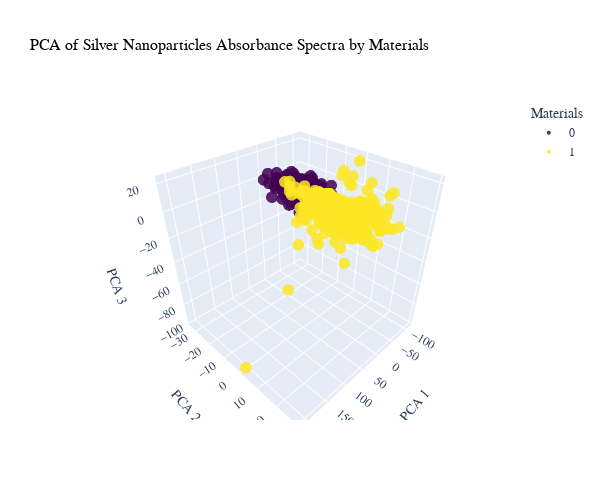

This figure's notebook cell:
### Code cell
X = train_df_New_5.iloc[:, :-4]
y = train_df_New_5['materials']
y_encoded = LabelEncoder().fit_transform(y)
X_scaled = StandardScaler().fit_transform(X)

pca = PCA(n_components=3)
X_pca = pca.fit_transform(X_scaled)

df = pd.DataFrame({
    'PCA1': X_pca[:, 0],
    'PCA2': X_pca[:, 1],
    'PCA3': X_pca[:, 2],
    'Materials': y_encoded
})

df['Materials'] = df['Materials'].astype(str)
classes = sorted(df['Materials'].unique())
colors = sample_colorscale('Viridis', np.linspace(0, 1, len(classes)))
color_map = {cls: color for cls, color in zip(classes, colors)}

fig = px.scatter_3d(
    df,
    x='PCA1', y='PCA2', z='PCA3',
    color='Materials',
    color_discrete_map=color_map,
    title='PCA of Silver Nanoparticles Absorbance Spectra by Materials',
    labels={'PCA1': 'PCA 1', 'PCA2': 'PCA 2', 'PCA3': 'PCA 3'},
    width=600,
    height=500
)
fig.update_traces(marker=dict(size=4, opacity=0.85))
fig.update_layout(
    title_font=dict(size=16, family='Times New Roman', color='black'),
    font=dict(size=12, family='Times New Roman')
)
fig.show()

### Figure 1 — Plotly figure (JSON) as saved in the notebook; plotly's stock layout.template omitted (floating-point values rounded to 4 significant figures; data arrays with more than 128 entries replaced by an {"elided": "..."} marker saying what was removed)
{"data": [{"hovertemplate": "Materials=0<br>PCA 1=%{x}<br>PCA 2=%{y}<br>PCA 3=%{z}<extra></extra>", "legendgroup": "0", "marker": {"color": "rgb(68, 1, 84)", "opacity": 0.85, "size": 4, "symbol": "circle"}, "mode": "markers", "name": "0", "scene": "scene", "showlegend": true, "type": "scatter3d", "x": {"elided": "178 float values"}, "y": {"elided": "178 float values"}, "z": {"elided": "178 float values"}}, {"hovertemplate": "Materials=1<br>PCA 1=%{x}<br>PCA 2=%{y}<br>PCA 3=%{z}<extra></extra>", "legendgroup": "1", "marker": {"color": "rgb(253, 231, 37)", "opacity": 0.85, "size": 4, "symbol": "circle"}, "mode": "markers", "name": "1", "scene": "scene", "showlegend": true, "type": "scatter3d", "x": {"elided": "392 float values"}, "y": {"elided": "392 float values"}, "z": {"elided": "392 float values"}}], "layout": {"font": {"family": "Times New Roman", "size": 12}, "height": 500, "legend": {"title": {"text": "Materials"}, "tracegroupgap": 0}, "scene": {"domain": {"x": [0, 1], "y": [0, 1]}, "xaxis": {"title": {"text": "PCA 1"}}, "yaxis": {"title": {"text": "PCA 2"}}, "zaxis": {"title": {"text": "PCA 3"}}}, "title": {"font": {"color": "black", "family": "Times New Roman", "size": 16}, "text": "PCA of Silver Nanoparticles Absorbance Spectra by Materials"}, "width": 600}}
